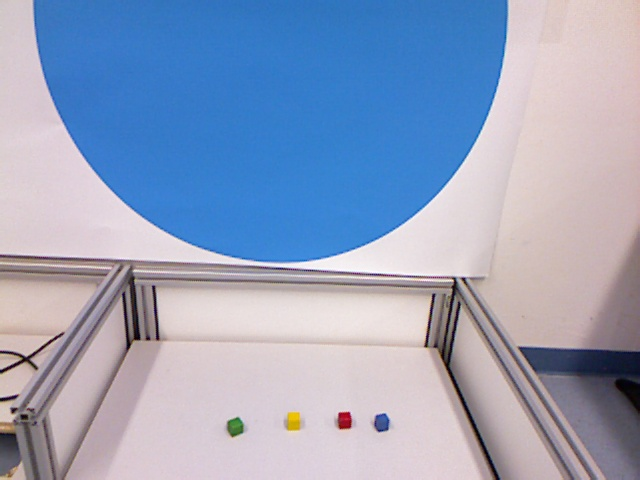
#> input picture edufill_sw/edufill_perception/edufill_object_detection/data/def_calibration_image.jpg, 640 x 480 px
$ python -i histogram.py   (imports and definitions only)   (Python 2 division)
#> lines starting #> are read from the running program, lines starting #| are printed output that depends on the picture
#!/usr/bin/env python
#******************************************************************************
# Copyright (c) 2013
# All rights reserved.
#
# Edufill project
# Hochschule Bonn-Rhein-Sieg
# University of Applied Sciences
# Computer Science Department
#
# +++++++++++++++++++++++++++++++++++++++++++++++++++++++++++++++
#
# Author:
# Nirmal Giftsun, Elizaveta Shpieva, Alexey Ozhigov
#
# Supervised by:
# Rhama Dwiputra, Bjoern Kahl
#
# +++++++++++++++++++++++++++++++++++++++++++++++++++++++++++++++
#
# This software is published under a dual-license: GNU Lesser General Public
# License LGPL 2.1 and BSD license. The dual-license implies that users of this
# code may choose which terms they prefer.
#
# Redistribution and use in source and binary forms, with or without
# modification, are permitted provided that the following conditions are met:
#
# * Redistributions of source code must retain the above copyright
# notice, this list of conditions and the following disclaimer.
# * Redistributions in binary form must reproduce the above copyright
# notice, this list of conditions and the following disclaimer in the
# documentation and/or other materials provided with the distribution.
# * Neither the name of Locomotec nor the names of its
# contributors may be used to endorse or promote products derived from
# this software without specific prior written permission.
#
# This program is free software: you can redistribute it and/or modify
# it under the terms of the GNU Lesser General Public License LGPL as
# published by the Free Software Foundation, either version 2.1 of the
# License, or (at your option) any later version or the BSD license.
#
# This program is distributed in the hope that it will be useful,
# but WITHOUT ANY WARRANTY; without even the implied warranty of
# MERCHANTABILITY or FITNESS FOR A PARTICULAR PURPOSE. See the
# GNU Lesser General Public License LGPL and the BSD license for more details.
#
# You should have received a copy of the GNU Lesser General Public
# License LGPL and BSD license along with this program.
#
#******************************************************************************
import numpy as np
import cv2
from myutils import hsv_filter_mask
from myutils_io import read_image
import re

# [15 lines left out: function hue_to_hist, not called in this run]


#Input image must be in BGR format
def calc_hue_hist(img, debug = False, hsv = False, user_mask = None, \
                  h_size = 16, h_range = (0, 180)):
    if not hsv:
        img = cv2.cvtColor(img, cv2.COLOR_BGR2HSV)
    hist_mask = hsv_filter_mask(img)
    if user_mask != None:
        hist_mask &= user_mask
    histogr = cv2.calcHist( [img], [0], hist_mask, [h_size], h_range )
    cv2.normalize(histogr, histogr, 0, 255, cv2.NORM_MINMAX)
    if debug:
        print 'Histogram:\n', h
        h_samples_total = sum(map(lambda x:    int(x[0]), h))
        print 'Total samples in histogram:', h_samples_total

    return make_hist(h_size, h_range, histogr)

def make_hist(bins = 256, _range = (0, 255), data = np.arange(0, 256)):
    return {'bins': bins, 'range': _range, 'data': data}

# [13 lines left out: functions save_hist, parse_hist_header, not called in this run]

def check_hist(h):
    assert h['bins'] == len(h['data'])

# [46 lines left out: functions load_hist, show_hists, test_hue_hist, test_hist_save, test_hist_show, generate_hist_files, not called in this run]

class Histogram:
    hist = None

    def __init__(self):
        pass

    def show(self, color = 'r'):
        show_hists([self.hist], color)

    # [5 lines left out: function __str__, not called in this run]

    def calc(self, img, user_mask = None):
        self.hist = calc_hue_hist(img, user_mask = user_mask)

    def load(self, hist_file):
        self.hist = load_hist(hist_file)

    def save(self, hist_file):
        save_hist(self.hist, hist_file)

# [12 lines not run here, left out]

>>> import cv2
>>> picture = cv2.imread('../data/def_calibration_image.jpg', cv2.IMREAD_GRAYSCALE)
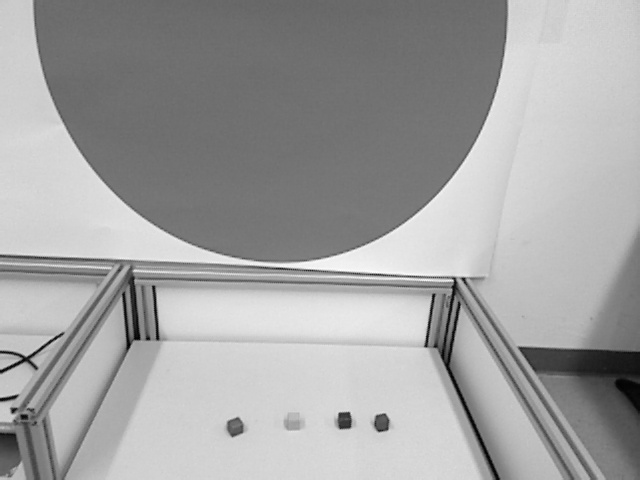
#> picture: shape (480, 640); min 0, max 255, mean 161.8
>>> result = calc_hue_hist(picture)
#> (the run stopped early here; a loop or call above may not have finished)
